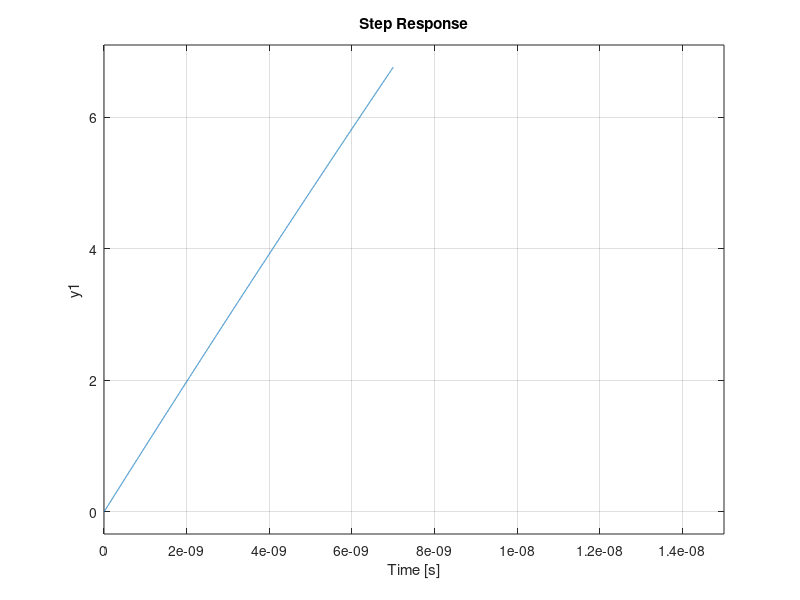
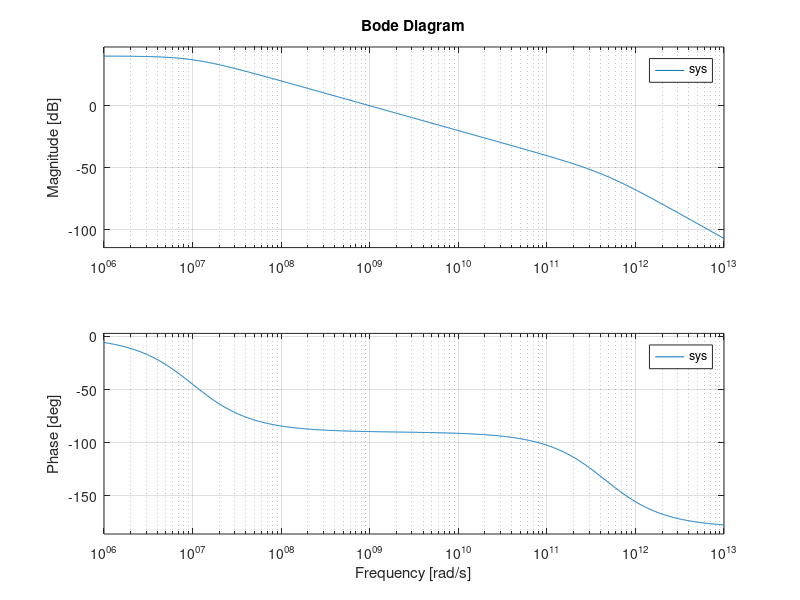

Source code (MATLAB) for these figures, in order:
clc; clear; close all;
cp=1*10^(-9);
L=0.22*10^(-9);
res=100;
A=[0 -1/cp;1/L -res/L];
B=[1/cp; 0];
C=[0 res];
D=0;
sys=ss(A,B,C,D);
figure(1)
step(sys)
figure(2)
bode(sys)
stb=isstable(sys);
if stb==1
    disp('Stable')
else
    disp('Not Stable')
end
S = ctrb(sys);
Co=det(S);
if Co==0
    disp('Not Controllable')
else
    disp('Controllable')
end
V = obsv(sys);
ob=det(V);
if ob==0
    disp('Not Observable')
else
    disp('Observable')
end
